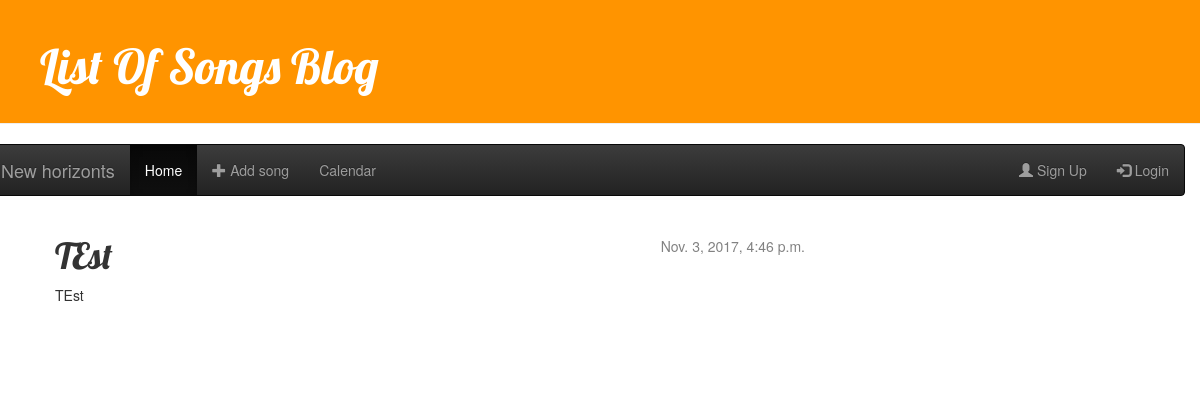
/post/5/, run on the app's committed database.
### blog/models.py (models this page shows, shortened)
class Post(models.Model):
    author = models.ForeignKey('auth.User')
    title = models.CharField(max_length=200)
    text = models.TextField()
    created_date = models.DateTimeField(
            default=timezone.now)
    published_date = models.DateTimeField(
            blank=True, null=True)

### blog/views.py (the view)
# urls.py: url(r'^post/(?P<pk>[0-9]+)/$', views.post_detail, name='post_detail'),
def post_detail(request, pk):
    post = get_object_or_404(Post, pk=pk)
    return render(request, 'blog/post_detail.html', {'post': post})

### blog/templates/blog/post_detail.html (shortened to what this page needs)
{% extends 'blog/base.html' %}
{% block content %}
    <div class="post">
        {% if post.published_date %}
            <div class="date">
                {{ post.published_date }}
            </div>
        {% endif %}
        <h1>{{ post.title }}</h1>
        <p>{{ post.text|linebreaksbr }}</p>
    </div>
{% endblock %}

### blog/static/css/main.css (style rules this page uses)
h1, h2, h3, h4 { font-family: 'Lobster', cursive; }
.date { float: right; color: #828282; }
.post { margin-bottom: 70px; }

### data on the page
Post: published_date "Nov. 3, 2017, 4:46 p.m.", title "TEst", text "TEst"
